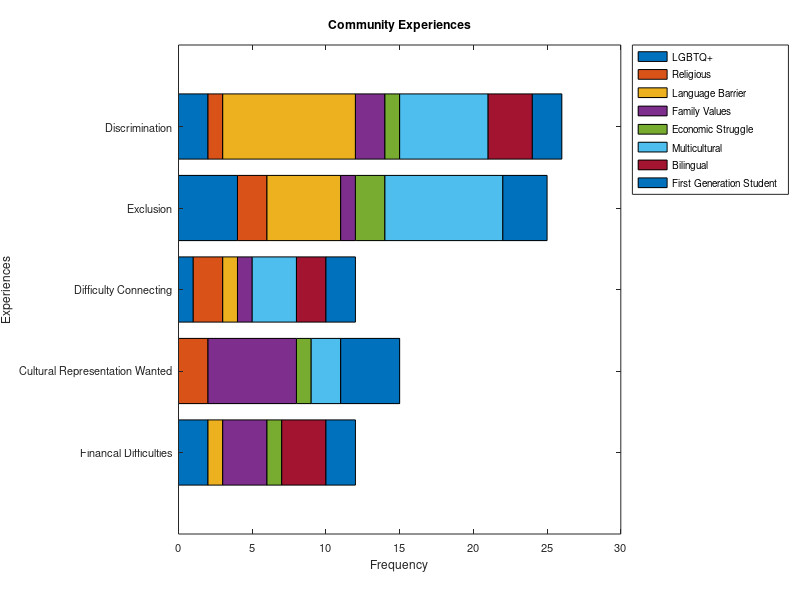

This chart was generated by the following MATLAB code:
% Sample data (replace with your actual data)
terms = {'Discrimination', 'Exclusion', 'Difficulty Connecting', 'Cultural Representation Wanted', 'Financal Difficulties'};
interviewees = {'Garrett', 'Bryan', 'Mae', 'Daniel', 'Bolivar', 'Javier', 'Fernando', 'Jazmin', 'Sanjida'};
themes = {'First Generation Student', 'Bilingual', 'Multicultural', 'Economic Struggle', 'Family Values', 'Language Barrier', 'Religious', 'LGBTQ+'};
wordCount = [
	2 3 0 1 3 1 0 2;
	4 0 2 1 6 0 2 0;
	2 2 3 0 1 1 2 1;
	3 0 8 2 1 5 2 4;
	2 3 6 1 2 9 1 2; 
	
];
 
% Reverse the order of terms
terms = flip(terms);
 
% Stacked bar plot
figure;
barh(wordCount(:, end:-1:1), 'stacked');
set(gca, 'YTickLabel', terms, 'YTick', 1:numel(terms), 'FontSize', 8);
xlabel('Frequency');
ylabel('Experiences');
title('Community Experiences');
legend(flip(themes), 'Location', 'BestOutside');

saveas(gca,'Images/barchart.png');